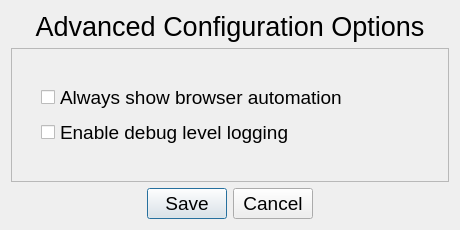
<?xml version="1.0" encoding="UTF-8"?>
<ui version="4.0">
 <class>DialogAdvancedConfigOptions</class>
 <widget class="QDialog" name="DialogAdvancedConfigOptions">
  <property name="windowModality">
   <enum>Qt::ApplicationModal</enum>
  </property>
  <property name="geometry">
   <rect>
    <x>0</x>
    <y>0</y>
    <width>460</width>
    <height>230</height>
   </rect>
  </property>
  <property name="sizePolicy">
   <sizepolicy hsizetype="Preferred" vsizetype="Preferred">
    <horstretch>0</horstretch>
    <verstretch>0</verstretch>
   </sizepolicy>
  </property>
  <property name="minimumSize">
   <size>
    <width>460</width>
    <height>230</height>
   </size>
  </property>
  <property name="maximumSize">
   <size>
    <width>460</width>
    <height>230</height>
   </size>
  </property>
  <property name="font">
   <font>
    <family>Arial</family>
    <pointsize>14</pointsize>
   </font>
  </property>
  <property name="windowTitle">
   <string>Advanced Configuration Options</string>
  </property>
  <layout class="QGridLayout" name="gridLayout">
   <item row="0" column="0">
    <widget class="QLabel" name="labelAdvancedConfig">
     <property name="sizePolicy">
      <sizepolicy hsizetype="Preferred" vsizetype="Fixed">
       <horstretch>0</horstretch>
       <verstretch>0</verstretch>
      </sizepolicy>
     </property>
     <property name="font">
      <font>
       <family>Arial</family>
       <pointsize>20</pointsize>
      </font>
     </property>
     <property name="text">
      <string>Advanced Configuration Options</string>
     </property>
     <property name="alignment">
      <set>Qt::AlignCenter</set>
     </property>
    </widget>
   </item>
   <item row="5" column="0">
    <widget class="QDialogButtonBox" name="buttonBox">
     <property name="orientation">
      <enum>Qt::Horizontal</enum>
     </property>
     <property name="standardButtons">
      <set>QDialogButtonBox::Cancel|QDialogButtonBox::Save</set>
     </property>
     <property name="centerButtons">
      <bool>true</bool>
     </property>
    </widget>
   </item>
   <item row="1" column="0" rowspan="4">
    <widget class="QFrame" name="frame">
     <property name="frameShape">
      <enum>QFrame::StyledPanel</enum>
     </property>
     <property name="frameShadow">
      <enum>QFrame::Sunken</enum>
     </property>
     <layout class="QGridLayout" name="gridLayout_2">
      <item row="0" column="0">
       <layout class="QVBoxLayout" name="verticalLayout" stretch="0,0">
        <property name="sizeConstraint">
         <enum>QLayout::SetDefaultConstraint</enum>
        </property>
        <property name="leftMargin">
         <number>20</number>
        </property>
        <property name="topMargin">
         <number>10</number>
        </property>
        <property name="rightMargin">
         <number>20</number>
        </property>
        <property name="bottomMargin">
         <number>10</number>
        </property>
        <item>
         <widget class="QCheckBox" name="checkBoxBrowserEnableNonHeadlessMode">
          <property name="text">
           <string>Always show browser automation</string>
          </property>
         </widget>
        </item>
        <item>
         <widget class="QCheckBox" name="checkBoxEnableDebugLogging">
          <property name="text">
           <string>Enable debug level logging</string>
          </property>
         </widget>
        </item>
       </layout>
      </item>
     </layout>
    </widget>
   </item>
  </layout>
 </widget>
 <resources/>
 <connections>
  <connection>
   <sender>buttonBox</sender>
   <signal>accepted()</signal>
   <receiver>DialogAdvancedConfigOptions</receiver>
   <slot>accept()</slot>
   <hints>
    <hint type="sourcelabel">
     <x>248</x>
     <y>254</y>
    </hint>
    <hint type="destinationlabel">
     <x>157</x>
     <y>274</y>
    </hint>
   </hints>
  </connection>
  <connection>
   <sender>buttonBox</sender>
   <signal>rejected()</signal>
   <receiver>DialogAdvancedConfigOptions</receiver>
   <slot>reject()</slot>
   <hints>
    <hint type="sourcelabel">
     <x>316</x>
     <y>260</y>
    </hint>
    <hint type="destinationlabel">
     <x>286</x>
     <y>274</y>
    </hint>
   </hints>
  </connection>
 </connections>
</ui>
